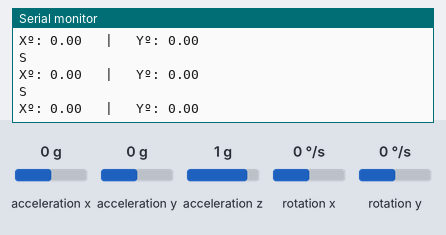
A sketch run on a simulated Arduino Uno, built with avr-gcc and run on an emulated ATmega328P. Shown: the last lines printed to the serial monitor. Wiring (inferred from the names in the program): MPU-6050 motion sensor at I2C address 0x68. Inputs (shaded band) come from the test bench; at power-on: acceleration x 0 g, acceleration y 0 g, rotation x 0 °/s, acceleration z 1 g, rotation y 0 °/s.

Above: at 1.6 s.
1.7 s: acceleration x set to -1.4 g
At 2.6 s:
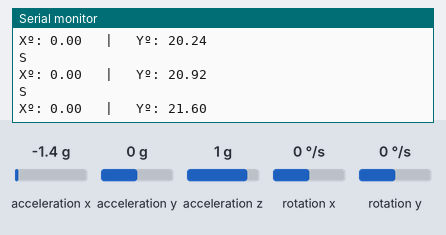
4.6 s: acceleration y set to -1.4 g
At 5.4 s:
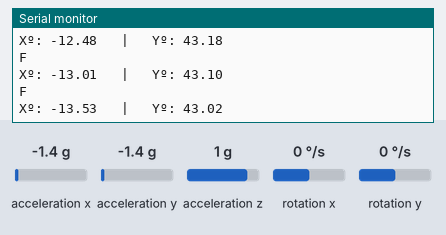
7.6 s: rotation x set to 100 °/s
At 8.2 s:
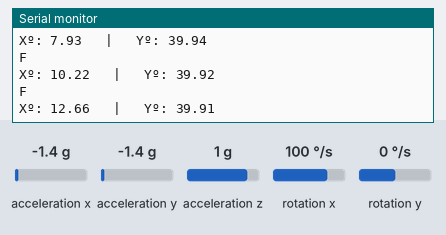
10.0 s: acceleration z set to 0 g
At 10.7 s:
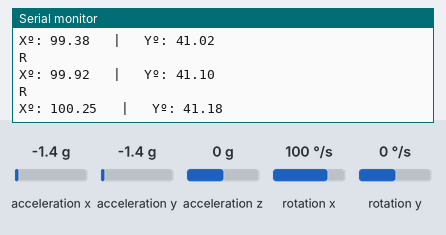
13.0 s: rotation y set to -192 °/s
At 13.5 s:
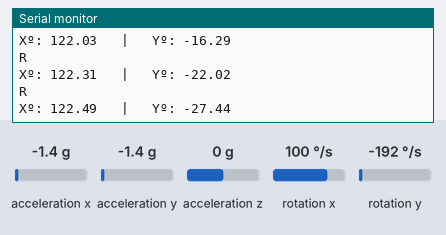
16.0 s: rotation x set to -192 °/s
At 17.0 s:
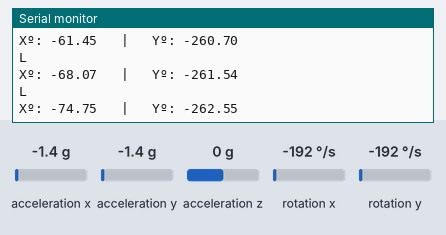
Timing chart, 0 to 19.0 s (numbered marks = the images above; inputs shaded):
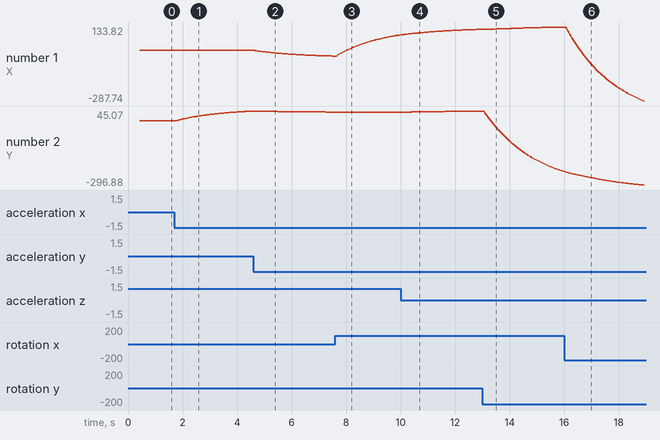

Measured:
- after the input at 1.7 s, the serial monitor: prints a new line after 0.09 s (image 1)
- plotted number 2: 0 → 44.68 after the input at 1.7 s

The sketch:

gloves3.ino
```cpp
/* Arduino pin    |   MPU6050
 * 5V             |   Vcc
 * GND            |   GND
 * A4             |   SDA
 * A5             |   SCL
 */

//Includes
#include <Wire.h>
#include <SoftwareSerial.h>

#define tx 3
#define rx 2
SoftwareSerial master(rx,tx); //RX, TX

int data;

//Gyro Variables
float elapsedTime, time, timePrev;        //Variables for time control
int gyro_error=0;                         //We use this variable to only calculate once the gyro data error
float Gyr_rawX, Gyr_rawY, Gyr_rawZ;     //Here we store the raw data read
float Gyro_angle_x, Gyro_angle_y;         //Here we store the angle value obtained with Gyro data
float Gyro_raw_error_x, Gyro_raw_error_y; //Here we store the initial gyro data error

//Acc Variables
int acc_error=0;                         //We use this variable to only calculate once the Acc data error
float rad_to_deg = 180/3.141592654;      //This value is for pasing from radians to degrees values
float Acc_rawX, Acc_rawY, Acc_rawZ;    //Here we store the raw data read
float Acc_angle_x, Acc_angle_y;          //Here we store the angle value obtained with Acc data
float Acc_angle_error_x, Acc_angle_error_y; //Here we store the initial Acc data error

float Total_angle_x, Total_angle_y;


void setup() {
  Wire.begin();                           //begin the wire comunication

  Wire.beginTransmission(0x68);           //begin, Send the slave adress (in this case 68)
  Wire.write(0x6B);                       //make the reset (place a 0 into the 6B register)
  Wire.write(0x00);
  Wire.endTransmission(true);             //end the transmission
  //Gyro config
  Wire.beginTransmission(0x68);           //begin, Send the slave adress (in this case 68)
  Wire.write(0x1B);                       //We want to write to the GYRO_CONFIG register (1B hex)
  Wire.write(0x10);                       //Set the register bits as 00010000 (1000dps full scale)
  Wire.endTransmission(true);             //End the transmission with the gyro
  //Acc config
  Wire.beginTransmission(0x68);           //Start communication with the address found during search.
  Wire.write(0x1C);                       //We want to write to the ACCEL_CONFIG register
  Wire.write(0x10);                       //Set the register bits as 00010000 (+/- 8g full scale range)
  Wire.endTransmission(true);

  Serial.begin(9600);                     //Remember to set this same baud rate to the serial monitor
  time = millis();                        //Start counting time in milliseconds
  master.begin(9600);
  pinMode(tx, OUTPUT);
  pinMode(rx, INPUT);

/*Here we calculate the acc data error before we start the loop
 * I make the mean of 200 values, that should be enough*/
  if(acc_error==0)
  {
    for(int a=0; a<200; a++)
    {
      Wire.beginTransmission(0x68);
      Wire.write(0x3B);                       //Ask for the 0x3B register- correspond to AcX
      Wire.endTransmission(false);
      Wire.requestFrom(0x68,6,true);

      Acc_rawX=(Wire.read()<<8|Wire.read())/4096.0 ; //each value needs two registres
      Acc_rawY=(Wire.read()<<8|Wire.read())/4096.0 ;
      Acc_rawZ=(Wire.read()<<8|Wire.read())/4096.0 ;


      /*---X---*/
      Acc_angle_error_x = Acc_angle_error_x + ((atan((Acc_rawY)/sqrt(pow((Acc_rawX),2) + pow((Acc_rawZ),2)))*rad_to_deg));
      /*---Y---*/
      Acc_angle_error_y = Acc_angle_error_y + ((atan(-1*(Acc_rawX)/sqrt(pow((Acc_rawY),2) + pow((Acc_rawZ),2)))*rad_to_deg));

      if(a==199)
      {
        Acc_angle_error_x = Acc_angle_error_x/200;
        Acc_angle_error_y = Acc_angle_error_y/200;
        acc_error=1;
      }
    }
  }//end of acc error calculation


/*Here we calculate the gyro data error before we start the loop
 * I make the mean of 200 values, that should be enough*/
  if(gyro_error==0)
  {
    for(int i=0; i<200; i++)
    {
      Wire.beginTransmission(0x68);            //begin, Send the slave adress (in this case 68)
      Wire.write(0x43);                        //First adress of the Gyro data
      Wire.endTransmission(false);
      Wire.requestFrom(0x68,4,true);           //We ask for just 4 registers

      Gyr_rawX=Wire.read()<<8|Wire.read();     //Once again we shif and sum
      Gyr_rawY=Wire.read()<<8|Wire.read();

      /*---X---*/
      Gyro_raw_error_x = Gyro_raw_error_x + (Gyr_rawX/32.8);
      /*---Y---*/
      Gyro_raw_error_y = Gyro_raw_error_y + (Gyr_rawY/32.8);
      if(i==199)
      {
        Gyro_raw_error_x = Gyro_raw_error_x/200;
        Gyro_raw_error_y = Gyro_raw_error_y/200;
        gyro_error=1;
      }
    }
  }//end of gyro error calculation
}//end of setup void


void loop() {
  timePrev = time;                        // the previous time is stored before the actual time read
  time = millis();                        // actual time read
  elapsedTime = (time - timePrev) / 1000; //divide by 1000 in order to obtain seconds

  //////////////////////////////////////Gyro read/////////////////////////////////////

    Wire.beginTransmission(0x68);            //begin, Send the slave adress (in this case 68)
    Wire.write(0x43);                        //First adress of the Gyro data
    Wire.endTransmission(false);
    Wire.requestFrom(0x68,4,true);           //We ask for just 4 registers

    Gyr_rawX=Wire.read()<<8|Wire.read();     //Once again we shif and sum
    Gyr_rawY=Wire.read()<<8|Wire.read();
    /*Now in order to obtain the gyro data in degrees/seconds we have to divide first
    the raw value by 32.8 because that's the value that the datasheet gives us for a 1000dps range*/
    /*---X---*/
    Gyr_rawX = (Gyr_rawX/32.8) - Gyro_raw_error_x;
    /*---Y---*/
    Gyr_rawY = (Gyr_rawY/32.8) - Gyro_raw_error_y;

    /*Now we integrate the raw value in degrees per seconds in order to obtain the angle
    * If you multiply degrees/seconds by seconds you obtain degrees */
    /*---X---*/
    Gyro_angle_x = Gyr_rawX*elapsedTime;
    /*---X---*/
    Gyro_angle_y = Gyr_rawY*elapsedTime;


  //////////////////////////////////////Acc read/////////////////////////////////////

  Wire.beginTransmission(0x68);     //begin, Send the slave adress (in this case 68)
  Wire.write(0x3B);                 //Ask for the 0x3B register- correspond to AcX
  Wire.endTransmission(false);      //keep the transmission and next
  Wire.requestFrom(0x68,6,true);    //We ask for next 6 registers starting withj the 3B
  /*We have asked for the 0x3B register. The IMU will send a brust of register.
  * The amount of register to read is specify in the requestFrom function.
  * In this case we request 6 registers. Each value of acceleration is made out of
  * two 8bits registers, low values and high values. For that we request the 6 of them
  * and just make then sum of each pair. For that we shift to the left the high values
  * register (<<) and make an or (|) operation to add the low values.
  If we read the datasheet, for a range of+-8g, we have to divide the raw values by 4096*/
  Acc_rawX=(Wire.read()<<8|Wire.read())/4096.0 ; //each value needs two registres
  Acc_rawY=(Wire.read()<<8|Wire.read())/4096.0 ;
  Acc_rawZ=(Wire.read()<<8|Wire.read())/4096.0 ;
 /*Now in order to obtain the Acc angles we use euler formula with acceleration values
 after that we substract the error value found before*/
 /*---X---*/
 Acc_angle_x = (atan((Acc_rawY)/sqrt(pow((Acc_rawX),2) + pow((Acc_rawZ),2)))*rad_to_deg) - Acc_angle_error_x;
 /*---Y---*/
 Acc_angle_y = (atan(-1*(Acc_rawX)/sqrt(pow((Acc_rawY),2) + pow((Acc_rawZ),2)))*rad_to_deg) - Acc_angle_error_y;


 //////////////////////////////////////Total angle and filter/////////////////////////////////////
 /*---X axis angle---*/
 Total_angle_x = 0.98 *(Total_angle_x + Gyro_angle_x) + 0.02*Acc_angle_x;
 /*---Y axis angle---*/
 Total_angle_y = 0.98 *(Total_angle_y + Gyro_angle_y) + 0.02*Acc_angle_y;


 /*Uncoment the rest of the serial prines
 * I only print the Y angle value for this test */
 Serial.print("Xº: ");
 Serial.print(Total_angle_x);
 Serial.print("   |   ");
 Serial.print("Yº: ");
 Serial.print(Total_angle_y);
 Serial.println(" ");

if ( Total_angle_x >= 30)
{
  Serial.println('R');
  master.write('R');
}

else if ( Total_angle_x <= -30)
{
  Serial.println('L');
  master.write('L');
}

else if ( Total_angle_y >= 30)
{
  Serial.println('F');
  master.write('F');
}

else if ( Total_angle_y <= -30)
{
  Serial.println('B');
  master.write('B');
}

else
{
  Serial.println('S');
  master.write('S');

}

//while (master.available()>0){
//  delay(10);
//  char c = master.read();
//}
}
```
